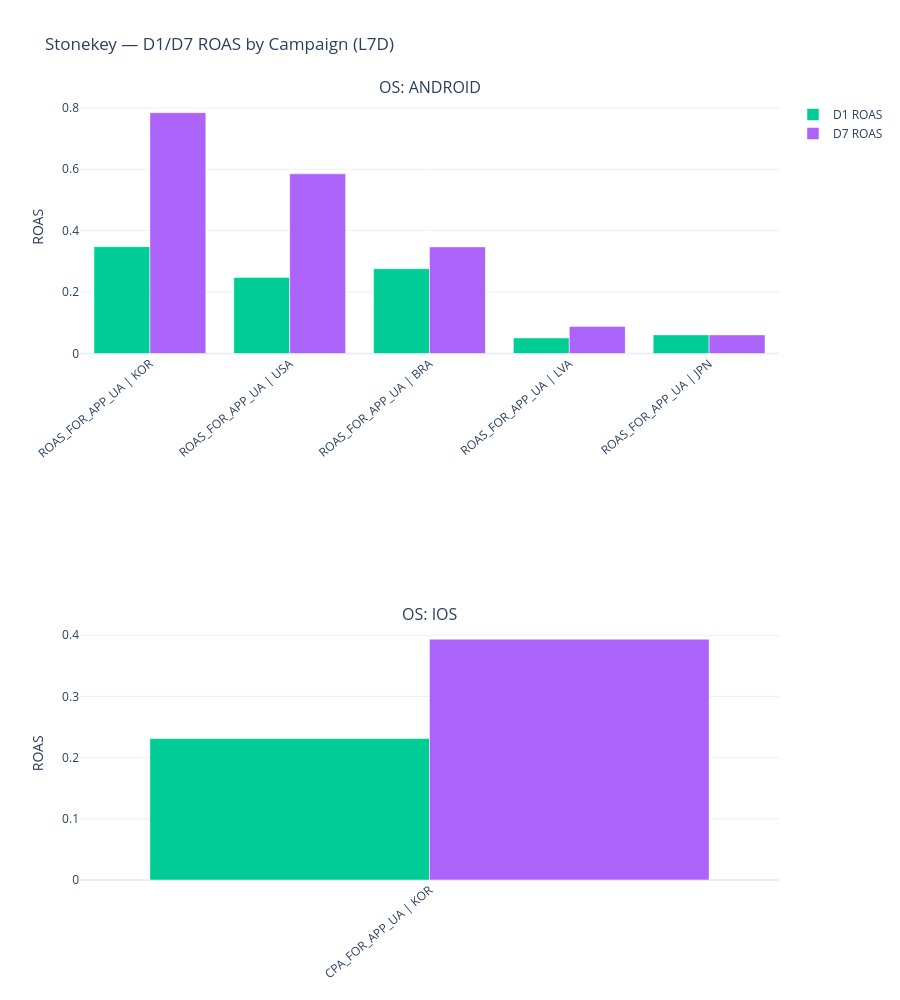

Notebook cell for this chart:
### Code cell
#@title 1d. Chart — D1/D7 ROAS by campaign, one chart per OS (ordered by D7 ROAS desc)

if not df_perf.empty:
    fig2 = make_subplots(
        rows=len(os_list), cols=1,
        subplot_titles=[f'OS: {os}' for os in os_list],
        shared_xaxes=False,
        vertical_spacing=0.35 / max(len(os_list) - 1, 1)
    )

    for i, os_val in enumerate(os_list, start=1):
        sub = (df_perf[df_perf['os'] == os_val]
               .sort_values('roas_d7', ascending=False)
               .copy())

        fig2.add_trace(go.Bar(
            name='D1 ROAS', x=sub['x_label'], y=sub['roas_d1'],
            marker_color='#00CC96', showlegend=(i == 1),
            hovertemplate='%{x}<br>D1 ROAS: %{y:.3f}<extra>D1 ROAS</extra>'
        ), row=i, col=1)

        fig2.add_trace(go.Bar(
            name='D7 ROAS', x=sub['x_label'], y=sub['roas_d7'],
            marker_color='#AB63FA', showlegend=(i == 1),
            hovertemplate='%{x}<br>D7 ROAS: %{y:.3f}<extra>D7 ROAS</extra>'
        ), row=i, col=1)

        fig2.update_xaxes(tickangle=-40, row=i, col=1)
        fig2.update_yaxes(title_text='ROAS', row=i, col=1)

    fig2.update_layout(
        title=f'Stonekey — D1/D7 ROAS by Campaign (L{ANALYSIS_WINDOW_DAYS}D)',
        barmode='group',
        height=500 * len(os_list),
        template='plotly_white',
        margin=dict(b=120)
    )
    fig2.show()
else:
    print('⚠️ No data — run 1b query first')

### Figure 1 — Plotly figure (JSON) as saved in the notebook; plotly's stock layout.template omitted (floating-point values rounded to 4 significant figures)
{"data": [{"hovertemplate": "%{x}<br>D1 ROAS: %{y:.3f}<extra>D1 ROAS</extra>", "marker": {"color": "#00CC96"}, "name": "D1 ROAS", "showlegend": true, "type": "bar", "x": ["ROAS_FOR_APP_UA | KOR", "ROAS_FOR_APP_UA | USA", "ROAS_FOR_APP_UA | BRA", "ROAS_FOR_APP_UA | LVA", "ROAS_FOR_APP_UA | JPN"], "xaxis": "x", "y": [0.3479, 0.2478, 0.2762, 0.05064, 0.06061], "yaxis": "y"}, {"hovertemplate": "%{x}<br>D7 ROAS: %{y:.3f}<extra>D7 ROAS</extra>", "marker": {"color": "#AB63FA"}, "name": "D7 ROAS", "showlegend": true, "type": "bar", "x": ["ROAS_FOR_APP_UA | KOR", "ROAS_FOR_APP_UA | USA", "ROAS_FOR_APP_UA | BRA", "ROAS_FOR_APP_UA | LVA", "ROAS_FOR_APP_UA | JPN"], "xaxis": "x", "y": [0.7842, 0.5854, 0.3472, 0.08828, 0.06061], "yaxis": "y"}, {"hovertemplate": "%{x}<br>D1 ROAS: %{y:.3f}<extra>D1 ROAS</extra>", "marker": {"color": "#00CC96"}, "name": "D1 ROAS", "showlegend": false, "type": "bar", "x": ["CPA_FOR_APP_UA | KOR"], "xaxis": "x2", "y": [0.2311], "yaxis": "y2"}, {"hovertemplate": "%{x}<br>D7 ROAS: %{y:.3f}<extra>D7 ROAS</extra>", "marker": {"color": "#AB63FA"}, "name": "D7 ROAS", "showlegend": false, "type": "bar", "x": ["CPA_FOR_APP_UA | KOR"], "xaxis": "x2", "y": [0.3936], "yaxis": "y2"}], "layout": {"annotations": [{"font": {"size": 16}, "showarrow": false, "text": "OS: ANDROID", "x": 0.5, "xanchor": "center", "xref": "paper", "y": 1, "yanchor": "bottom", "yref": "paper"}, {"font": {"size": 16}, "showarrow": false, "text": "OS: IOS", "x": 0.5, "xanchor": "center", "xref": "paper", "y": 0.325, "yanchor": "bottom", "yref": "paper"}], "barmode": "group", "height": 1000, "margin": {"b": 120}, "title": {"text": "Stonekey — D1/D7 ROAS by Campaign (L7D)"}, "xaxis": {"anchor": "y", "domain": [0, 1], "tickangle": -40}, "xaxis2": {"anchor": "y2", "domain": [0, 1], "tickangle": -40}, "yaxis": {"anchor": "x", "domain": [0.675, 1], "title": {"text": "ROAS"}}, "yaxis2": {"anchor": "x2", "domain": [0, 0.325], "title": {"text": "ROAS"}}}}
